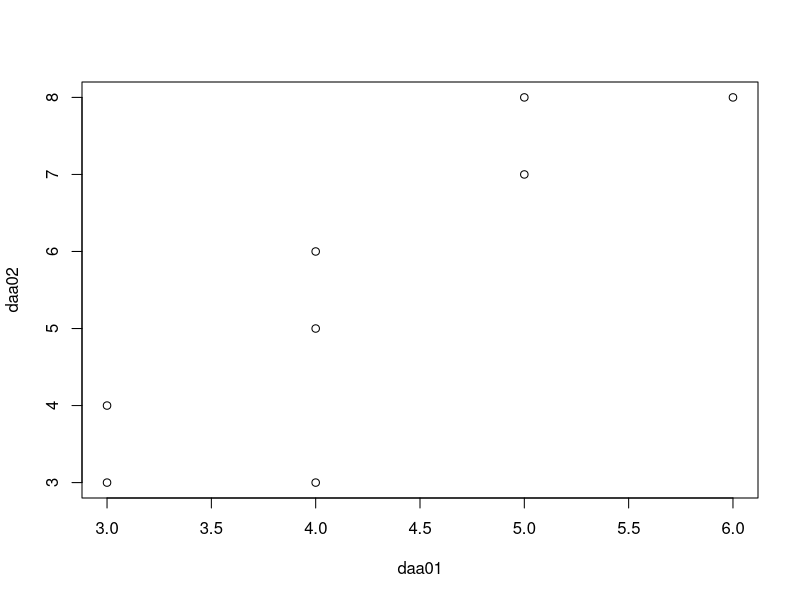
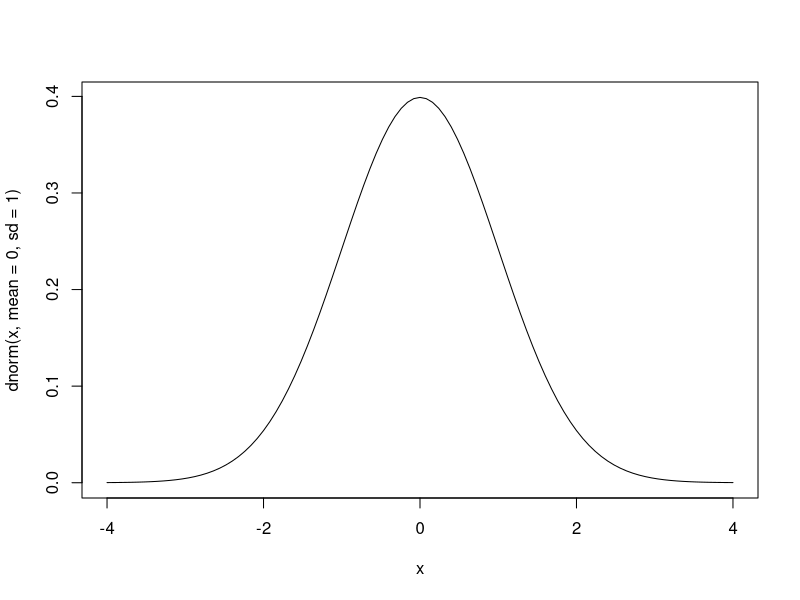

R code for these plots, in order:
## ---- chunk 1
daa01<-c(5,6,3,4,3,4,5,4)
sum(
  (daa01-mean(daa01))^2
  )
## ---- chunk 2
sum(
  (daa01-mean(daa01))^2
  )/
  length(daa01)
## ---- chunk 3
var(daa01)*(length(daa01)-1)/length(daa01)
## ---- chunk 4
sqrt(
  var(daa01)*(length(daa01)-1)/length(daa01)
  )
## ---- chunk 5
sd(daa01)*
  sqrt(
  (length(daa01)-1)/length(daa01)
)
## ---- chunk 6
sd(daa01)*
  sqrt(
  (length(daa01)-1)/length(daa01)
)/
  mean(daa01)
## ---- chunk 7
daa02<-c(7,8,3,5,4,3,8,6)
cor(daa01,daa02,method="pearson")
## ---- chunk 8
plot(daa01,daa02)
## ---- chunk 9
curve(dnorm(x,mean=0,sd=1),from=-4,to=4)
